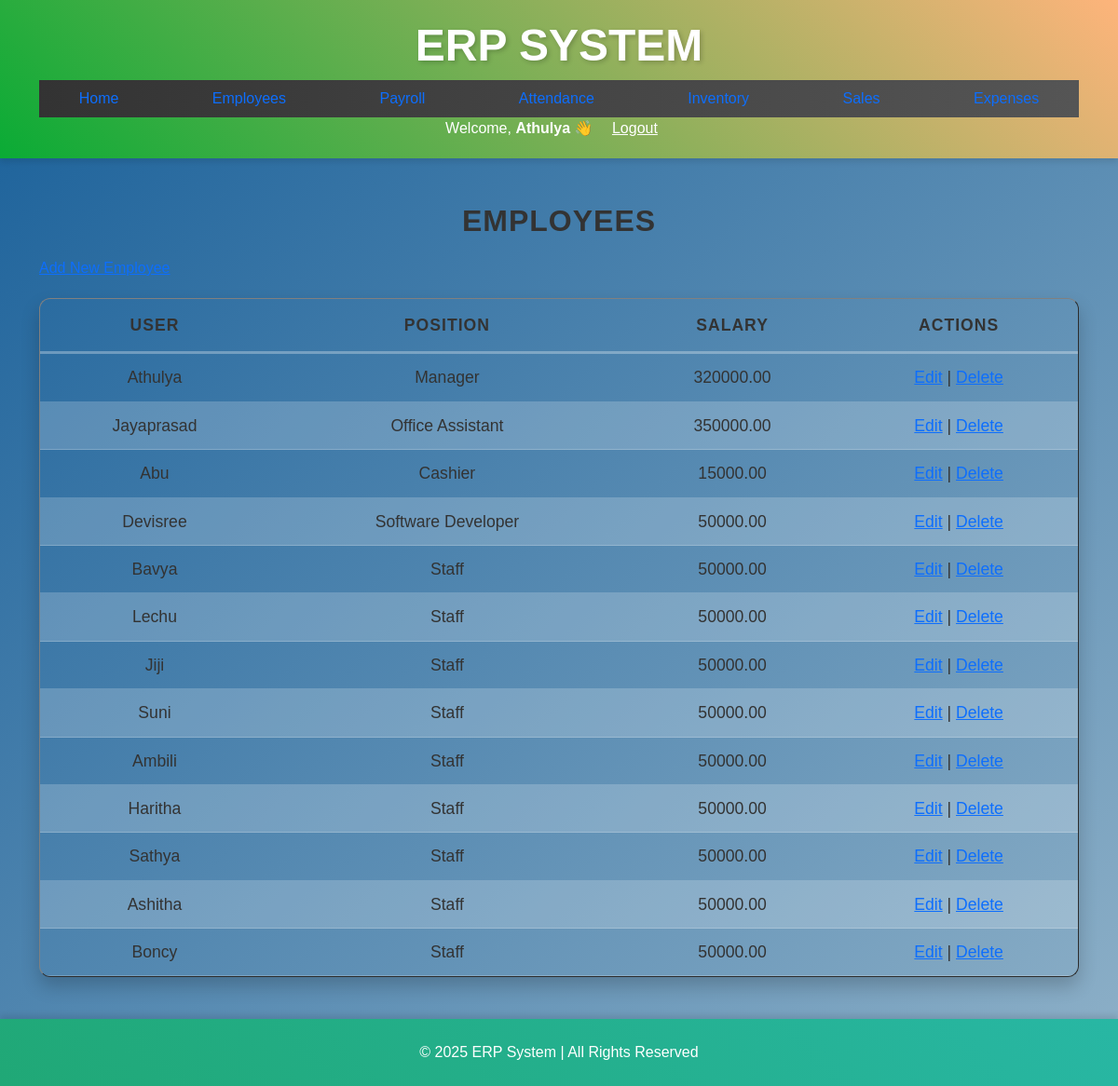
The app's page /employees/ (signed in), older data.
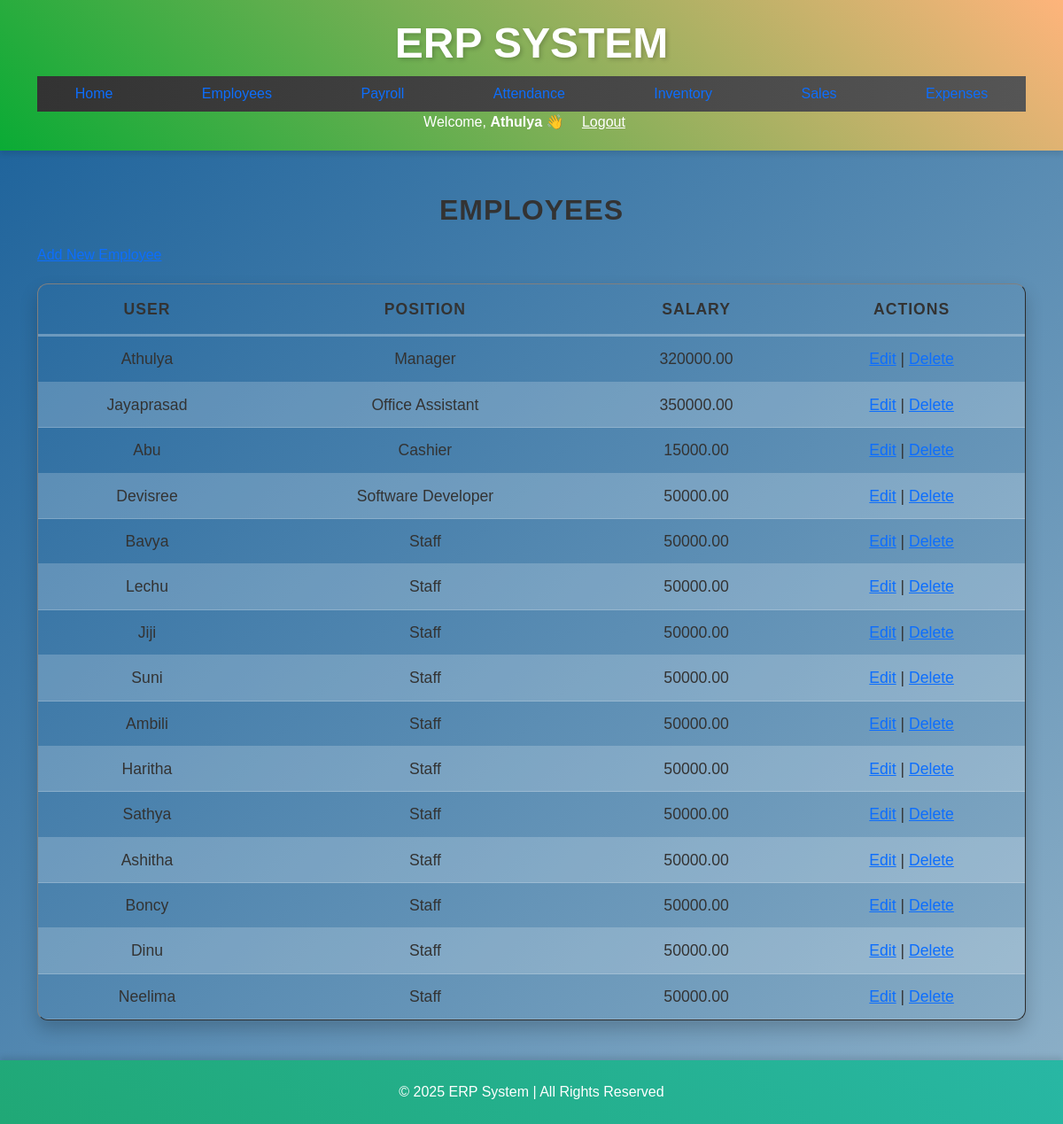
The same page, newer data.
### erp/models.py (models this page shows, shortened)
class Employee(models.Model):
    user=models.OneToOneField(User,on_delete=models.CASCADE)
    position=models.CharField(max_length=100)
    salary=models.DecimalField(max_digits=10,decimal_places=2)
    role = models.CharField(max_length=20, choices=[('Admin', 'Admin'), ('Employee', 'Employee')], default='Employee')

### erp/views.py (the view)
# urls.py: path("employees/", views.manage_employees, name="manage_employees"),
@login_required
def manage_employees(request):
    employees = Employee.objects.all()
    return render(request, 'employees.html', {'employees': employees})

### erp/templates/employees.html
{% extends 'base.html' %}
{% block content %}
  <h2>Employees</h2>
  <a href="{% url 'create_employee' %}">Add New Employee</a>
  <table border="1" cellspacing="0" cellpadding="5">
    <thead>
      <tr>
        <th>User</th>
        <th>Position</th>
        <th>Salary</th>
        <th>Actions</th>
      </tr>
    </thead>
    <tbody>
      {% for employee in employees %}
      <tr>
        <td>{{ employee.user.username }}</td>
        <td>{{ employee.position }}</td>
        <td>{{ employee.salary }}</td>
        <td>
          <a href="{% url 'update_employee' employee.pk %}">Edit</a> |
          <a href="{% url 'delete_employee' employee.pk %}">Delete</a>
        </td>
      </tr>
      {% empty %}
      <tr>
        <td colspan="4">No employees found.</td>
      </tr>
      {% endfor %}
    </tbody>
  </table>
{% endblock %}

Row changes from the older to the newer data that the page shows:
added Employee: user.username "Dinu", position "Staff", salary "50000.00"
added Employee: user.username "Neelima", position "Staff", salary "50000.00"
